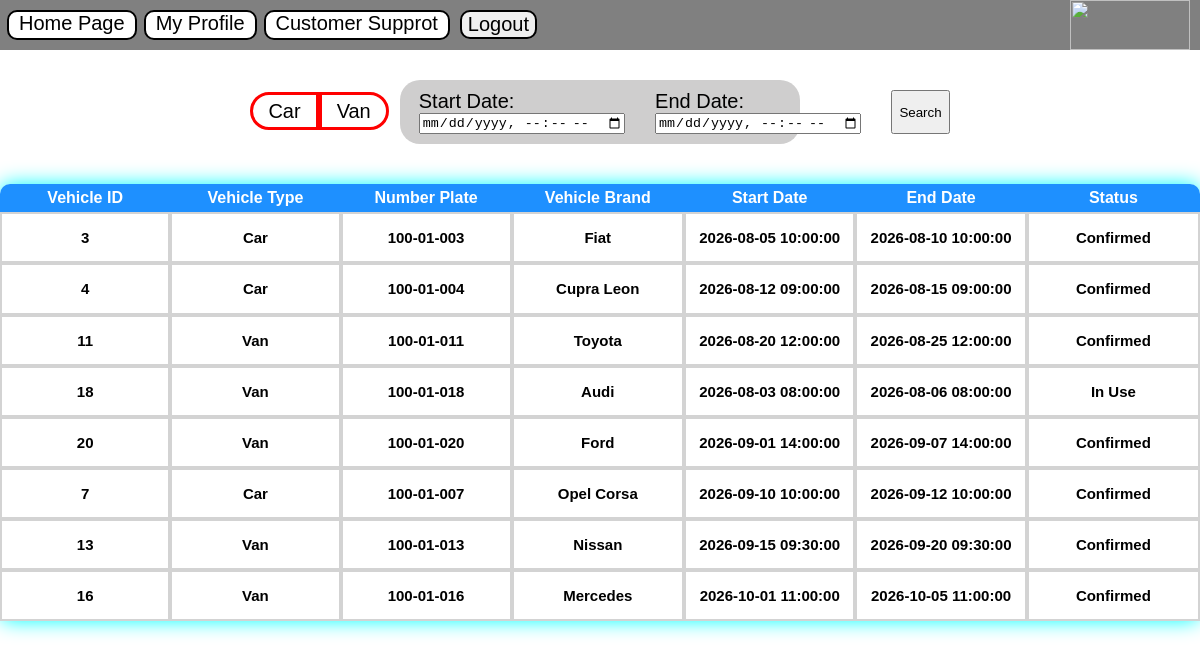
The page /VehicleRentalHistory.php (signed in) on the database its author committed.
### tables this page shows
CREATE TABLE IF NOT EXISTS `vehicle` (
  `Id` int NOT NULL AUTO_INCREMENT,
  `VehicleType` varchar(250) NOT NULL,
  `NumberPlate` varchar(250) NOT NULL,
  `VehicleBrand` varchar(250) NOT NULL,
  `Image` varchar(250) NOT NULL,
  `PricePerDay` decimal(10,2) NOT NULL,
  `GearBox` varchar(250) NOT NULL,
  `Seats` int NOT NULL,
  `Doors` int NOT NULL,
  `DriveStyle` tinyint(1) NOT NULL DEFAULT '0',
  `Miles` decimal(10,3) NOT NULL,
  `Color` varchar(250) NOT NULL,
  `Convertible` tinyint(1) NOT NULL DEFAULT '0',
  `EnergyType` varchar(250) NOT NULL,
  `HorsePower` int NOT NULL,
  `VehicleName` varchar(250) NOT NULL,
  `MaxSpeed` int NOT NULL,
  `DriveType` varchar(250) NOT NULL,
  `TankSize` int NOT NULL,
  `AirConditioner` tinyint(1) NOT NULL DEFAULT '0',
  `VehicleInside1` varchar(250) NOT NULL,
  `VehicleInside2` varchar(250) NOT NULL,
  `VehicleInside3` varchar(250) NOT NULL,
  `VehicleInside4` varchar(250) NOT NULL,
  `Branch` varchar(250) NOT NULL,
  `VehicleLogo` varchar(250) NOT NULL,
  PRIMARY KEY (`Id`)
);

CREATE TABLE IF NOT EXISTS `booking` (
  `BookingId` int NOT NULL AUTO_INCREMENT,
  `CustomerId` int NOT NULL,
  `VehicleId` int NOT NULL,
  `StartDate` datetime NOT NULL,
  `EndDate` datetime NOT NULL,
  `Status` varchar(250) NOT NULL,
  `CreatedAt` timestamp NOT NULL DEFAULT CURRENT_TIMESTAMP,
  `UpdatedAt` timestamp NOT NULL DEFAULT CURRENT_TIMESTAMP,
  `TotalPrice` decimal(10,2) NOT NULL,
  PRIMARY KEY (`BookingId`),
  KEY `CustomerId` (`CustomerId`),
  KEY `CarId` (`VehicleId`)
);

### VehicleRentalHistory.php (the view, shortened to what this page needs)
<?php
    include "Nav.php";
    $con=OpenCon();
    $Search="";
    $Search2="";
?>
<!DOCTYPE HTML>
<html>
    <head>
    </head>
    <body>
        <nav class="nav">
            <form method="POST">
                <div class="Css1">
                    <label>
                        <span id="Car">Car</span>
                    </label>
                    <label>
                        <span id="Van">Van</span>
                    </label>
                </div>
                <div>
                    <label id="DateCss">Start Date:</label>
                    <input type="datetime-local" name="StartDate">
                </div>
                <div>
                    <label id="DateCss">End Date:</label>
                    <input type="datetime-local" name="EndDate">
                </div>
                <button type="submit" name="Search">Search</button>
            </form>
        </nav>
        <?php
            if(isset($_SESSION['Message3'])){
                echo $_SESSION['Message3'];
                unset($_SESSION['Message3']);
            }else{
        ?>
        <table>
            <th id="thLeft">Vehicle ID</th>
            <th>Vehicle Type</th>
            <th>Number Plate</th>
            <th>Vehicle Brand</th>
            <th>Start Date</th>
            <th>End Date</th>
            <th id="thRight">Status</th>
            <?php
                $Booking=mysqli_query($con,"SELECT * FROM Booking $Search2");
                while($b=mysqli_fetch_array($Booking)){
                    echo "<tr>";
                        $VehiclesRentalHistory=mysqli_query($con,"SELECT * FROM Vehicle $Search");
                        while($v=mysqli_fetch_array($VehiclesRentalHistory)){
                            if($v['Id']==$b['VehicleId']){
                                echo"<td><h1>".$v['Id']."</h1></td>
                                <td><h1>".$v['VehicleType']."</h1></td>
                                <td><h1>".$v['NumberPlate']."</h1></td>
                                <td><h1>".$v['VehicleBrand']."</h1></td>
                                <td><h1>".$b['StartDate']."</h1></td>
                                <td><h1>".$b['EndDate']."</h1></td>
                                <td><h1>".$b['Status']."</h1></td>";
                                break;
                            }
                        }
                    echo "</tr>";
                }
            }
            ?>
        </table>
    </body>
</html>

### Nav.php (style rules this page uses)
body { font-family: Arial; margin:0px; }
button { cursor:pointer; }

### VehicleRentalHistory.php (style rules this page uses)
body { font-family:arial; margin-top:80px; }
.Css1 { display: flex; padding-top:10px ; }
.nav { margin-left: 400px; margin-right: 400px; padding-top: 10px; padding-bottom: 10px; border-radius: 20px; background-color: #cfcecefd; }
.nav form { display:flex; gap:30px; justify-content: center; }
span { background-color: white; padding-left:15px; padding-right:15px; padding-top:5px; padding-bottom: 5px; font-size:20px; border: 3px red solid; cursor: pointer; }
label { font-size: 20px; }
table { border-radius: 10px; margin-top: 40px; display: flex; justify-self: center; border-spacing: 0px; box-shadow: 0px 0px 20px cyan; }
th { width: 180px; margin-top:5px; padding-top:5px; padding-bottom:5px; color:white; background-color: dodgerblue; }
#thLeft { border-top-left-radius:10px; }
#thRight { border-top-right-radius: 10px; }
td { background-color: white; border: 2px solid lightgray; width: 180px; margin-top:5px; padding-top:5px; padding-bottom:5px; }
h1 { font-size:15px; text-align: center; }
#DateCss { display:block; font-size: 20px; }
#Car { border-top-left-radius: 20px; border-bottom-left-radius: 20px; }
#Van { border-top-right-radius: 20px; border-bottom-right-radius: 20px; }

### rows shown on the page
booking: StartDate "2026-08-05 10:00:00", EndDate "2026-08-10 10:00:00", Status "Confirmed"
vehicle: Id "3", VehicleType "Car", NumberPlate "100-01-003", VehicleBrand "Fiat"
booking: StartDate "2026-08-12 09:00:00", EndDate "2026-08-15 09:00:00", Status "Confirmed"
vehicle: Id "4", VehicleType "Car", NumberPlate "100-01-004", VehicleBrand "Cupra Leon"
booking: StartDate "2026-08-20 12:00:00", EndDate "2026-08-25 12:00:00", Status "Confirmed"
vehicle: Id "11", VehicleType "Van", NumberPlate "100-01-011", VehicleBrand "Toyota"
booking: StartDate "2026-08-03 08:00:00", EndDate "2026-08-06 08:00:00", Status "In Use"
vehicle: Id "18", VehicleType "Van", NumberPlate "100-01-018", VehicleBrand "Audi"
booking: StartDate "2026-09-01 14:00:00", EndDate "2026-09-07 14:00:00", Status "Confirmed"
vehicle: Id "20", VehicleType "Van", NumberPlate "100-01-020", VehicleBrand "Ford"
booking: StartDate "2026-09-10 10:00:00", EndDate "2026-09-12 10:00:00", Status "Confirmed"
vehicle: Id "7", VehicleType "Car", NumberPlate "100-01-007", VehicleBrand "Opel Corsa"
booking: StartDate "2026-09-15 09:30:00", EndDate "2026-09-20 09:30:00", Status "Confirmed"
vehicle: Id "13", VehicleType "Van", NumberPlate "100-01-013", VehicleBrand "Nissan"
booking: StartDate "2026-10-01 11:00:00", EndDate "2026-10-05 11:00:00", Status "Confirmed"
vehicle: Id "16", VehicleType "Van", NumberPlate "100-01-016", VehicleBrand "Mercedes"
